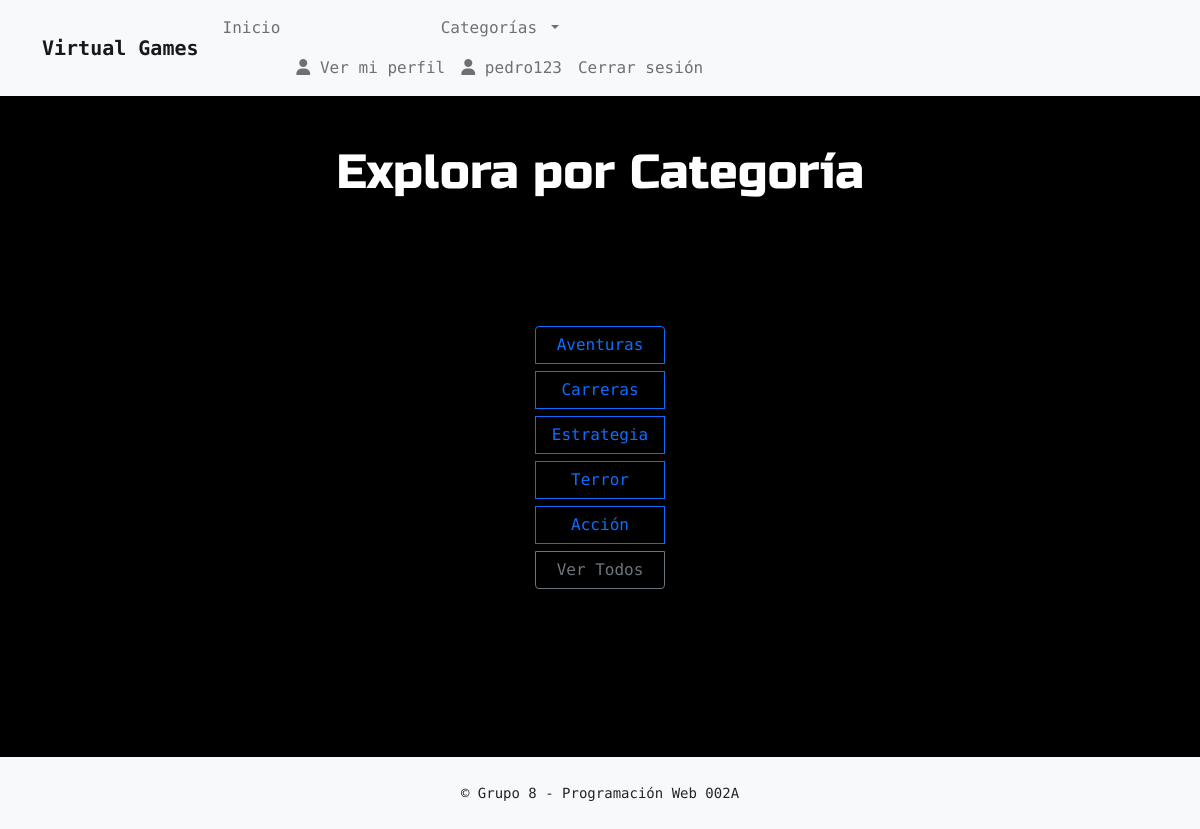
Screenshot of / (signed in) with the database file from the repository.
### shop/models.py (models this page shows, shortened)
class Categoria(models.Model):
    nombre = models.CharField(max_length=100, unique=True)
    slug   = models.SlugField(max_length=100, unique=True, blank=True)

### core/views.py (the view)
# urls.py: path('', index, name='inicio'),
def index(request):
    shop_categories = Categoria.objects.all()
    return render(request, 'core/index.html', {
        'shop_categories': shop_categories
    })

### shop/context_processors.py (called while the page is built)
def shop_categories(request):
    return {
        'shop_categories': Categoria.objects.all()
    }

### templates/core/index.html (shortened to what this page needs)
{% extends 'core/base.html' %}
{% load static %}
{% block content %}
  <div class="container" id="games-container">
    <h1 class="my-4 text-center">Explora por Categoría</h1>
    <div class="btn-group-vertical" role="group" aria-label="Categorías">
      {% for cat in shop_categories %}
        <button
          type="button"
          class="btn btn-outline-primary me-2 mb-2 category-btn"
          data-cat-id="{{ cat.id }}">
          {{ cat.nombre }}
        </button>
      {% endfor %}
      <button
        type="button"
        id="all-games"
        class="btn btn-outline-secondary me-2 mb-2">
        Ver Todos
      </button>
    </div>
{% endblock %}

### templates/core/base.html (shortened to what this page needs)
 {% load static %}
<!doctype html>
<html lang="en">
  <head>
    <link
      href="https://cdn.jsdelivr.net/npm/bootstrap@5.1.3/dist/css/bootstrap.min.css"
      rel="stylesheet"
    >
    <link rel="stylesheet" href="{% static 'core/css/estilo-index.css' %}">
  </head>
  <body>
    <nav class="navbar navbar-expand-lg navbar-light bg-light">
      <div class="container">
        <a class="navbar-brand fw-bold" href="{% url 'inicio' %}">Virtual Games</a>
        <div class="collapse navbar-collapse" id="mainNav">
          <ul class="navbar-nav me-auto mb-2 mb-lg-0">
            <li class="nav-item"><a class="nav-link" href="{% url 'inicio' %}">Inicio</a></li>
            <li class="nav-item dropdown">
              <a class="nav-link dropdown-toggle" href="#" id="shopMenu" role="button"
                 data-bs-toggle="dropdown" aria-expanded="false">
                Categorías
              </a>
          <ul class="navbar-nav ms-auto">
            {% if user.is_authenticated %}
            <li class="nav-item">
                <a class="nav-link" href="{% url 'perfil_usuario' %}">
                  <i class="fas fa-user"></i> Ver mi perfil
                </a>
            </li>
            <li class="nav-item">
                <a class="nav-link" href="{% url 'perfil_usuario' %}">
                  <i class="fas fa-user"></i> {{ user.username }}
                </a>
              </li>
              <li class="nav-item">
                <a class="nav-link" href="{% url 'logout' %}">Cerrar sesión</a>
              </li>
            {% endif %}
          </ul>
        </div>
      </div>
    </nav>
    <main class="py-4">
      <div class="container">
        {% block content %}{% endblock %}
      </div>
    </main>
    <footer class="bg-light py-4 mt-auto">
      <div class="container text-center">
        <small>&copy; {{ now.year }} Grupo 8 -  Programación Web 002A</small>
      </div>
    </footer>
  </body>
</html>

### static/core/css/estilo-index.css (style rules this page uses)
* { margin: 0; padding: 0; font-family: 'Major Mono Display', monospace; }
body { background-color: rgb(0, 0, 0); text-align: center; }
h1 { font-family: 'Russo One', sans-serif; padding-bottom: 100px; font-size: 3rem; font-weight: 100; color: #ffffff; margin-bottom: 0.5rem; }
.btn-group-vertical { max-width: 200px; margin: 0 auto 10rem; display: inline-flex; flex-direction: column; }

### rows the page displays
Categoria: nombre "Aventuras"
Categoria: nombre "Carreras"
Categoria: nombre "Estrategia"
Categoria: nombre "Terror"
Categoria: nombre "Acción"

### other values shown
{{ user.username }} "pedro123"
